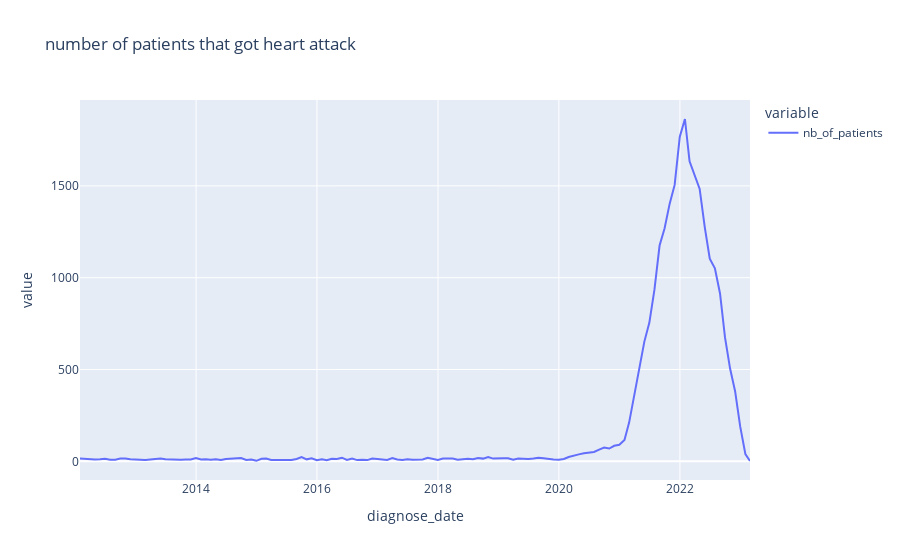

The notebook cell saved with this chart:
### Code cell
fig = px.line(df_M_sample, title="number of patients that got heart attack")
fig.show()

### Figure 1 — Plotly figure (JSON) as saved in the notebook; plotly's stock layout.template omitted (floating-point values rounded to 4 significant figures; data arrays with more than 128 entries replaced by an {"elided": "..."} marker saying what was removed)
{"data": [{"hovertemplate": "variable=nb_of_patients<br>diagnose_date=%{x}<br>value=%{y}<extra></extra>", "legendgroup": "nb_of_patients", "line": {"color": "#636efa", "dash": "solid"}, "marker": {"symbol": "circle"}, "mode": "lines", "name": "nb_of_patients", "orientation": "v", "showlegend": true, "type": "scatter", "x": {"elided": "134 str values"}, "xaxis": "x", "y": {"elided": "134 int values"}, "yaxis": "y"}], "layout": {"autosize": true, "legend": {"title": {"text": "variable"}, "tracegroupgap": 0}, "title": {"text": "number of patients that got heart attack"}, "xaxis": {"anchor": "y", "autorange": true, "domain": [0, 1], "range": ["2012-01-31", "2023-02-28"], "title": {"text": "diagnose_date"}, "type": "date"}, "yaxis": {"anchor": "x", "autorange": true, "domain": [0, 1], "range": [-101.4, 1967.0], "title": {"text": "value"}, "type": "linear"}}}
